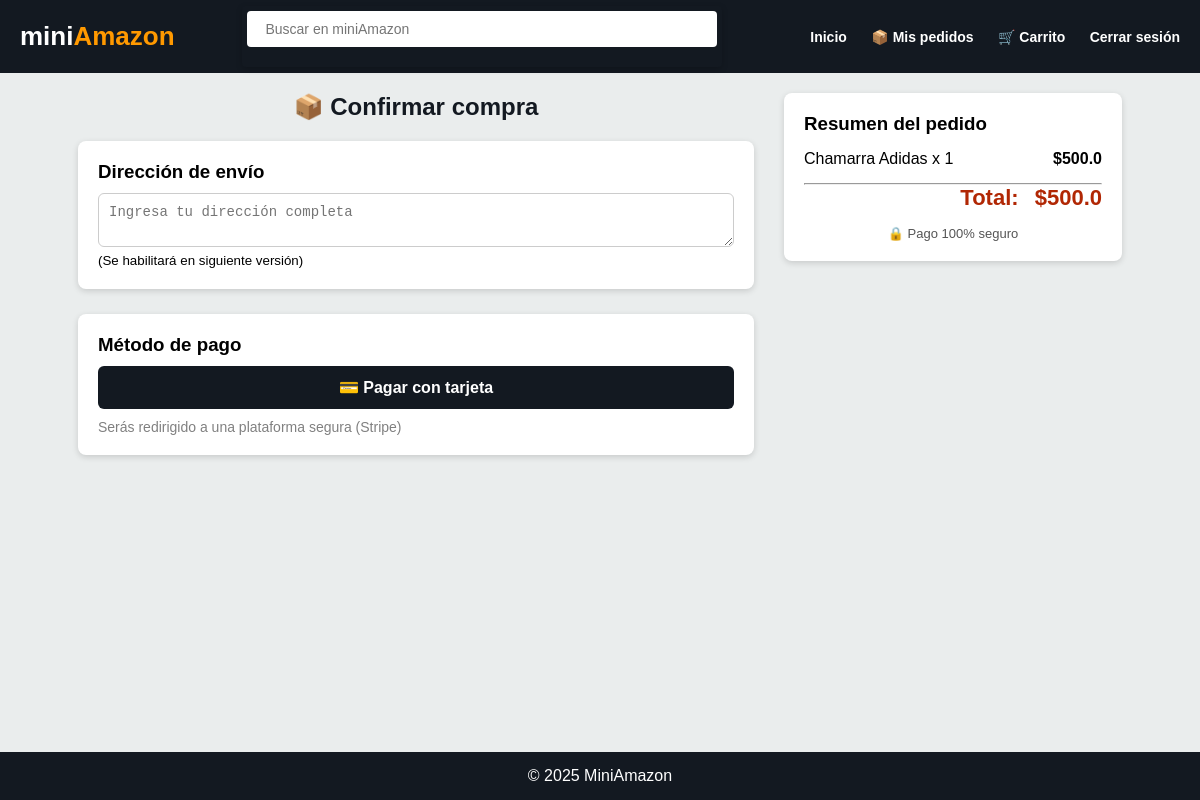
Page /checkout (signed in) on the committed database.
### tables this page shows
CREATE TABLE cart (
        id INTEGER PRIMARY KEY AUTOINCREMENT,
        user_id INTEGER NOT NULL,
        product_id INTEGER NOT NULL,
        quantity INTEGER NOT NULL DEFAULT 1,
        FOREIGN KEY(user_id) REFERENCES users(id),
        FOREIGN KEY(product_id) REFERENCES products(id)
    );

CREATE TABLE products (
        id INTEGER PRIMARY KEY AUTOINCREMENT,
        name TEXT NOT NULL,
        price REAL NOT NULL,
        description TEXT,
        user_id INTEGER,
        image TEXT, category_id INTEGER, stock INTEGER DEFAULT 0,
        FOREIGN KEY (user_id) REFERENCES users(id)
    );

### app.py (the view, shortened to what this page needs)
@app.route('/checkout', methods=['GET', 'POST'])
def checkout():
    if 'user_id' not in session or session.get('role') != 'buyer':
        return redirect(url_for('login', next=request.url))
    conn = get_connection()
    cur = conn.cursor()
    cur.execute("""
        SELECT products.id, products.name, products.price, cart.quantity
        FROM cart
        JOIN products ON cart.product_id = products.id
        WHERE cart.user_id=?
    """, (session['user_id'],))
    items = cur.fetchall()
    total = sum(i[2] * i[3] for i in items)
    cur.close()
    conn.close()
    return render_template('checkout.html', items=items, total=total)

### database.py (called while the page is built)
def get_connection(timeout=10, check_same_thread=False):
    conn = sqlite3.connect(DB_PATH, timeout=timeout, check_same_thread=check_same_thread)
    conn.row_factory = sqlite3.Row
    return conn

### templates/checkout.html (shortened to what this page needs)
{% extends "base.html" %}
{% block content %}
<div class="checkout-container">
    <div class="checkout-main">
        <h2>📦 Confirmar compra</h2>
        <div class="checkout-box">
            <h3>Dirección de envío</h3>
            <textarea name="address"
                    placeholder="Ingresa tu dirección completa"></textarea>
            <small>(Se habilitará en siguiente versión)</small>
        </div>
        <div class="checkout-box">
            <h3>Método de pago</h3>
            <a href="/create-checkout-session" class="btn-primary">
                💳 Pagar con tarjeta
            </a>
            <p style="margin-top:10px; font-size:14px; color:gray;">
                Serás redirigido a una plataforma segura (Stripe)
            </p>
        </div>
    </div>
    <div class="checkout-summary">
        <h3>Resumen del pedido</h3>
        <div class="summary-items">
            {% for i in items %}
            <div class="summary-row">
                <span>{{ i[1] }} x {{ i[3] }}</span>
                <strong>${{ i[2] * i[3] }}</strong>
            </div>
            {% endfor %}
        </div>
        <hr>
        <div class="summary-total">
            Total: <span>${{ total }}</span>
        </div>
        <p class="secure">
            🔒 Pago 100% seguro
        </p>
    </div>
</div>
{% endblock %}

### static/styles.css (style rules this page uses)
html, body { height: 100%; }
* { margin: 0; padding: 0; box-sizing: border-box; }
body { font-family: Arial, Helvetica, sans-serif; background-color: #eaeded; display: flex; flex-direction: column; }
h1, h2 { margin-bottom: 20px; color: #131921; text-align: center; }
.btn-primary { background: #ffa41c; padding: 8px 12px; text-decoration: none; color: black; border-radius: 5px; font-weight: bold; }
.btn-primary { background: #ffa41c; padding: 8px 14px; border-radius: 6px; text-decoration: none; color: #111; font-weight: bold; }
.btn-primary { background: #ffa41c; border: none; padding: 10px 18px; font-weight: bold; border-radius: 5px; cursor: pointer; }
.btn-primary { display: block; text-align: center; background: #131921; padding: 12px; border-radius: 6px; font-weight: bold; margin-bottom: 10px; text-decoration: none; color: white; }
.secure { font-size: 13px; color: #555; text-align: center; }
.checkout-container { display: grid; grid-template-columns: 2fr 1fr; gap: 30px; width: 90%; margin: auto; }
.checkout-main h2 { margin-bottom: 20px; }
.checkout-box { background: white; padding: 20px; border-radius: 8px; margin-bottom: 25px; box-shadow: 0 2px 6px rgba(0,0,0,.15); }
.checkout-box h3 { margin-bottom: 10px; }
.checkout-box textarea, .checkout-box select { width: 100%; padding: 10px; border-radius: 6px; border: 1px solid #ccc; font-size: 14px; }
.checkout-summary { background: white; padding: 20px; border-radius: 8px; height: fit-content; box-shadow: 0 2px 6px rgba(0,0,0,.15); }
.summary-items { display: flex; flex-direction: column; gap: 10px; margin: 15px 0; }
.summary-row { display: flex; justify-content: space-between; }
.summary-total { font-size: 22px; font-weight: bold; color: #B12704; text-align: right; }
.summary-total span { margin-left: 10px; }
.secure { margin-top: 15px; font-size: 13px; color: #555; text-align: center; }

### rows in the picture
cart: name "Chamarra Adidas", quantity "1", i[2]*i[3] "500.0"

### other values in the picture
{{ total }} "500.0"
